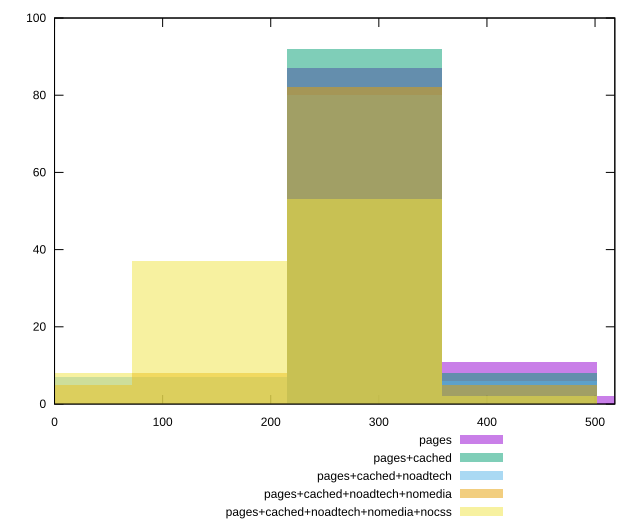

gnuplot code for this plot:
reset

$pages <<EOF
286.9299553399466 87
430.3949330099199 11
573.8599106798932 2
EOF

$pagesCached <<EOF
286.9299553399466 92
430.3949330099199 8
EOF

$pagesCachedNoadtech <<EOF
286.9299553399466 80
0 7
430.3949330099199 6
143.4649776699733 7
EOF

$pagesCachedNoadtechNomedia <<EOF
286.9299553399466 82
430.3949330099199 5
0 5
143.4649776699733 8
EOF

$pagesCachedNoadtechNomediaNocss <<EOF
286.9299553399466 53
143.4649776699733 37
0 8
430.3949330099199 2
EOF

set key outside below
set boxwidth 143.4649776699733
set xrange [0:518.3]
set yrange [0:100]
set trange [0:100]
set style fill transparent solid 0.5 noborder
set terminal svg size 640, 530 enhanced background rgb 'white'
set output "report_00015_2021-02-09T16-11-33.973Z/uses-rel-preconnect/comparison/histogram/all_raw.svg"

plot $pages title "pages" with boxes, \
     $pagesCached title "pages+cached" with boxes, \
     $pagesCachedNoadtech title "pages+cached+noadtech" with boxes, \
     $pagesCachedNoadtechNomedia title "pages+cached+noadtech+nomedia" with boxes, \
     $pagesCachedNoadtechNomediaNocss title "pages+cached+noadtech+nomedia+nocss" with boxes

reset
